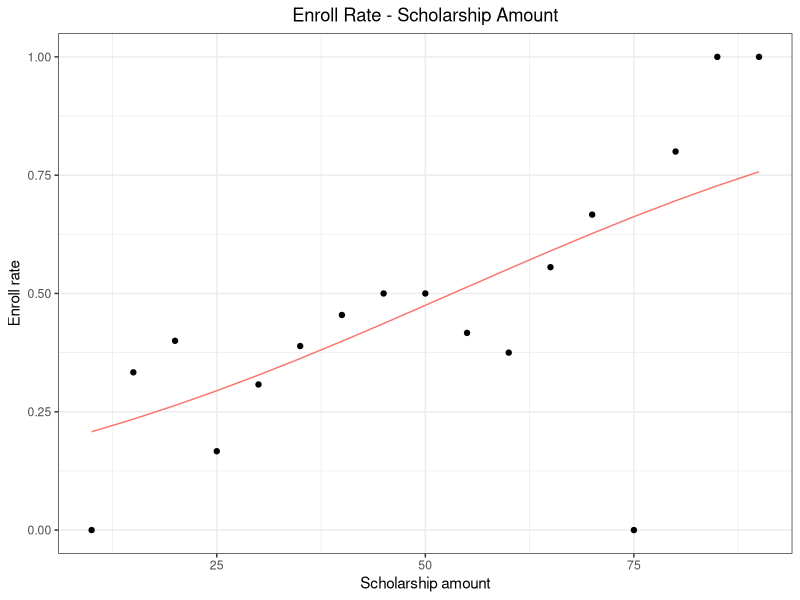

Write R code to recreate this figure.
## ---- chunk 1
knitr::opts_chunk$set(echo = TRUE)
## ---- chunk 2
library(tidyverse)
## ---- chunk 3
X = 0:4
dying = c(2, 8, 15, 23, 27)
n = 30
data1 = tibble(
  dose = X, 
  resp = cbind(dying, n-dying)
)
data1 |> knitr::kable()
## ---- chunk 4
inference_analysis = function(model, a = 0.05){
  beta = coef(model)[2]
  se = sqrt(vcov(model)[2,2])
  ci = beta + c(qnorm(a/2), -qnorm(a/2))*se
  tibble(
    estimation = beta,
    lower_ci = ci[1],
    upper_ci = ci[2], 
    deviance = sum(residuals(model, type="deviance")^2)
  )
}
## ---- chunk 5
fitting = tibble(
  name = c("logit", "probit", "cloglog"),
  model = map(name, \(x) glm(resp ~ dose, family = binomial(link = x), data = data1)), 
  infer = map(model, \(x) inference_analysis(x)),
  pred = map(model, \(x) predict(x, newdata = tibble(dose = 0.01), type = "response")) 
) |> unnest(c(infer, pred))

fitting |> 
  select(-model)  |> knitr::kable(digits = 4)
## ---- chunk 6
inverse_analysis = function(model, p = 0.5, a = 0.1){
  link = model$family$link
  # calculate link 
  if(link == 'logit')
    k = log(p/(1-p))
  else if(link == 'probit')
    k = qnorm(p)
  else if(link == 'cloglog')
    k = log(-log(1-p))
  else
    errorCondition("Invalid link function")
  beta0 = model$coefficients[1]
  beta1 = model$coefficients[2]
  betacov = vcov(model) # inverse fisher information
  est = (k - beta0) / beta1 # point estimate 
  varhat = betacov[1, 1] / (beta1^2) +
           betacov[2, 2] * (beta0 - k)^2 / (beta1^4) +
           betacov[1, 2] * 2 * (k - beta0) / (beta1^3)
  se = sqrt(varhat)
  ci = est+c(qnorm(a/2),-qnorm(a/2))*se # CI 
  tibble(
    estimation = est, 
    lower_ci = ci[1],
    upper_ci = ci[2]
  )
}
## ---- chunk 7
fitting |> 
  select(name, model) |>
  mutate(
    LD50 = map(model, \(x) inverse_analysis(x))
  ) |>
  unnest(LD50) |>
  mutate(
    estimation = exp(estimation),
    lower_ci = exp(lower_ci),
    upper_ci = exp(upper_ci)
  ) |>
  select(-model) |> knitr::kable(digits = 4)
## ---- chunk 8
amount = seq(10, 90, 5)
offer = c(4, 6, 10, 12, 39, 36, 22, 14, 10, 12, 8, 9, 3, 1, 5, 2, 1)
enroll = c(0, 2, 4, 2, 12, 14, 10, 7, 5, 5, 3, 5, 2, 0, 4, 2, 1)
data2 = tibble(
  amount, 
  offer, 
  enroll,
  resp = cbind(enroll, offer - enroll)
)
data2 |> knitr::kable()
## ---- chunk 9
logit_model = glm(resp ~ amount, family = binomial(link = 'logit'), data = data2)
infer = inference_analysis(logit_model) 
infer |> knitr::kable(digits = 4)
## ---- chunk 10
data2 |> 
  ggplot(aes(x = amount)) +
  geom_point(aes(y = enroll/offer)) +
  geom_line(aes(y = predict(logit_model, type = "response"), color = 'tomato')) + 
  theme_bw() + 
  labs(
    title = "Enroll Rate - Scholarship Amount",
    x = "Scholarship amount", 
    y = "Enroll rate"
  ) +
  theme(
    plot.title = element_text(hjust = 0.5),
    legend.position = "none"
  ) 
## ---- chunk 11
result = inverse_analysis(logit_model, p = 0.4, a = 0.05) 
result |> knitr::kable(digits = 4)
